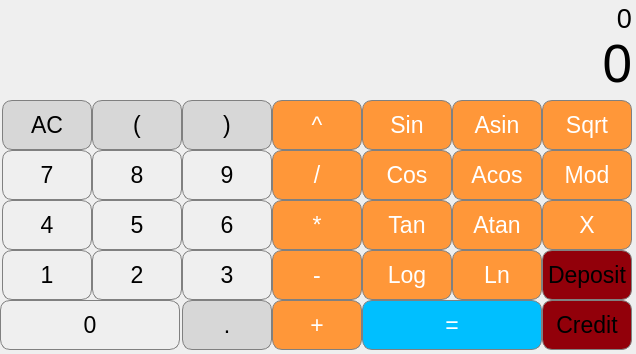
<?xml version="1.0" encoding="UTF-8"?>
<ui version="4.0">
 <class>MainWindow</class>
 <widget class="QMainWindow" name="MainWindow">
  <property name="geometry">
   <rect>
    <x>0</x>
    <y>0</y>
    <width>636</width>
    <height>354</height>
   </rect>
  </property>
  <property name="windowTitle">
   <string>MainWindow</string>
  </property>
  <widget class="QWidget" name="centralwidget">
   <widget class="QLabel" name="result_show">
    <property name="geometry">
     <rect>
      <x>2</x>
      <y>33</y>
      <width>630</width>
      <height>61</height>
     </rect>
    </property>
    <property name="font">
     <font>
      <pointsize>40</pointsize>
      <bold>false</bold>
     </font>
    </property>
    <property name="styleSheet">
     <string notr="true">QLabel {
  qproperty-alignment: 'AlignVCenter | AlignRight';
  background-color: rgb(255, 255, 255);
  border: 1px solid gray;
  color: black
}

background-color : white;</string>
    </property>
    <property name="text">
     <string>0</string>
    </property>
    <property name="alignment">
     <set>Qt::AlignRight|Qt::AlignTrailing|Qt::AlignVCenter</set>
    </property>
   </widget>
   <widget class="QPushButton" name="pushButton_left_bracket">
    <property name="geometry">
     <rect>
      <x>92</x>
      <y>100</y>
      <width>90</width>
      <height>50</height>
     </rect>
    </property>
    <property name="font">
     <font>
      <pointsize>17</pointsize>
      <stylestrategy>PreferDefault</stylestrategy>
     </font>
    </property>
    <property name="focusPolicy">
     <enum>Qt::StrongFocus</enum>
    </property>
    <property name="layoutDirection">
     <enum>Qt::LeftToRight</enum>
    </property>
    <property name="styleSheet">
     <string notr="true">QPushButton {
  background-color: rgb(215, 215, 215);
  color: black;
  border: 1px solid gray;
  border-radius: 10px;
}
QPushButton:pressed {
    background-color: qlineargradient(x1: 0, y1: 0, x2: 0, y2: 1,
                                      stop: 0 #BEBEBE, stop: 1 #D7D7D7);
}</string>
    </property>
    <property name="text">
     <string>(</string>
    </property>
    <property name="checkable">
     <bool>false</bool>
    </property>
    <property name="checked">
     <bool>false</bool>
    </property>
    <property name="autoRepeat">
     <bool>false</bool>
    </property>
    <property name="autoExclusive">
     <bool>false</bool>
    </property>
    <property name="autoDefault">
     <bool>false</bool>
    </property>
    <property name="default">
     <bool>false</bool>
    </property>
   </widget>
   <widget class="QPushButton" name="pushButton_1">
    <property name="geometry">
     <rect>
      <x>2</x>
      <y>250</y>
      <width>90</width>
      <height>50</height>
     </rect>
    </property>
    <property name="font">
     <font>
      <pointsize>17</pointsize>
      <stylestrategy>PreferDefault</stylestrategy>
     </font>
    </property>
    <property name="styleSheet">
     <string notr="true">QPushButton {
   border: 1px solid gray;
   border-radius: 10px;
}
QPushButton:pressed {
    background-color: qlineargradient(x1: 0, y1: 0, x2: 0, y2: 1,
                                      stop: 0 #dadbde, stop: 1 #f6f7fa);
}</string>
    </property>
    <property name="text">
     <string>1</string>
    </property>
   </widget>
   <widget class="QPushButton" name="pushButton_4">
    <property name="geometry">
     <rect>
      <x>2</x>
      <y>200</y>
      <width>90</width>
      <height>50</height>
     </rect>
    </property>
    <property name="font">
     <font>
      <pointsize>17</pointsize>
      <stylestrategy>PreferDefault</stylestrategy>
     </font>
    </property>
    <property name="styleSheet">
     <string notr="true">QPushButton {
   border: 1px solid gray;
   border-radius: 10px;
}
QPushButton:pressed {
    background-color: qlineargradient(x1: 0, y1: 0, x2: 0, y2: 1,
                                      stop: 0 #dadbde, stop: 1 #f6f7fa);
}</string>
    </property>
    <property name="text">
     <string>4</string>
    </property>
   </widget>
   <widget class="QPushButton" name="pushButton_7">
    <property name="geometry">
     <rect>
      <x>2</x>
      <y>150</y>
      <width>90</width>
      <height>50</height>
     </rect>
    </property>
    <property name="font">
     <font>
      <pointsize>17</pointsize>
      <stylestrategy>PreferDefault</stylestrategy>
     </font>
    </property>
    <property name="styleSheet">
     <string notr="true">QPushButton {
   border: 1px solid gray;
   border-radius: 10px;
}
QPushButton:pressed {
    background-color: qlineargradient(x1: 0, y1: 0, x2: 0, y2: 1,
                                      stop: 0 #dadbde, stop: 1 #f6f7fa);
}</string>
    </property>
    <property name="text">
     <string>7</string>
    </property>
   </widget>
   <widget class="QPushButton" name="pushButton_8">
    <property name="geometry">
     <rect>
      <x>92</x>
      <y>150</y>
      <width>90</width>
      <height>50</height>
     </rect>
    </property>
    <property name="font">
     <font>
      <pointsize>17</pointsize>
      <stylestrategy>PreferDefault</stylestrategy>
     </font>
    </property>
    <property name="styleSheet">
     <string notr="true">QPushButton {
   border: 1px solid gray;
   border-radius: 10px;
}
QPushButton:pressed {
    background-color: qlineargradient(x1: 0, y1: 0, x2: 0, y2: 1,
                                      stop: 0 #dadbde, stop: 1 #f6f7fa);
}</string>
    </property>
    <property name="text">
     <string>8</string>
    </property>
   </widget>
   <widget class="QPushButton" name="pushButton_right_bracket">
    <property name="geometry">
     <rect>
      <x>182</x>
      <y>100</y>
      <width>90</width>
      <height>50</height>
     </rect>
    </property>
    <property name="font">
     <font>
      <pointsize>17</pointsize>
      <stylestrategy>PreferDefault</stylestrategy>
     </font>
    </property>
    <property name="styleSheet">
     <string notr="true">QPushButton {
  background-color: rgb(215, 215, 215);
  color: black;
  border: 1px solid gray;
  border-radius: 10px;
}
QPushButton:pressed {
    background-color: qlineargradient(x1: 0, y1: 0, x2: 0, y2: 1,
                                      stop: 0 #BEBEBE, stop: 1 #D7D7D7);
}</string>
    </property>
    <property name="text">
     <string>)</string>
    </property>
   </widget>
   <widget class="QPushButton" name="pushButton_0">
    <property name="geometry">
     <rect>
      <x>0</x>
      <y>300</y>
      <width>180</width>
      <height>50</height>
     </rect>
    </property>
    <property name="font">
     <font>
      <pointsize>17</pointsize>
      <stylestrategy>PreferDefault</stylestrategy>
     </font>
    </property>
    <property name="styleSheet">
     <string notr="true">QPushButton {
   border: 1px solid gray;
   border-radius: 10px;
}
QPushButton:pressed {
    background-color: qlineargradient(x1: 0, y1: 0, x2: 0, y2: 1,
                                      stop: 0 #dadbde, stop: 1 #f6f7fa);
}</string>
    </property>
    <property name="text">
     <string>0</string>
    </property>
   </widget>
   <widget class="QPushButton" name="pushButton_5">
    <property name="geometry">
     <rect>
      <x>92</x>
      <y>200</y>
      <width>90</width>
      <height>50</height>
     </rect>
    </property>
    <property name="font">
     <font>
      <pointsize>17</pointsize>
      <stylestrategy>PreferDefault</stylestrategy>
     </font>
    </property>
    <property name="styleSheet">
     <string notr="true">QPushButton {
   border: 1px solid gray;
   border-radius: 10px;
}
QPushButton:pressed {
    background-color: qlineargradient(x1: 0, y1: 0, x2: 0, y2: 1,
                                      stop: 0 #dadbde, stop: 1 #f6f7fa);
}</string>
    </property>
    <property name="text">
     <string>5</string>
    </property>
   </widget>
   <widget class="QPushButton" name="pushButton_2">
    <property name="geometry">
     <rect>
      <x>92</x>
      <y>250</y>
      <width>90</width>
      <height>50</height>
     </rect>
    </property>
    <property name="font">
     <font>
      <pointsize>17</pointsize>
      <stylestrategy>PreferDefault</stylestrategy>
     </font>
    </property>
    <property name="styleSheet">
     <string notr="true">QPushButton {
   border: 1px solid gray;
   border-radius: 10px;
}
QPushButton:pressed {
    background-color: qlineargradient(x1: 0, y1: 0, x2: 0, y2: 1,
                                      stop: 0 #dadbde, stop: 1 #f6f7fa);
}</string>
    </property>
    <property name="text">
     <string>2</string>
    </property>
   </widget>
   <widget class="QPushButton" name="pushButton_9">
    <property name="geometry">
     <rect>
      <x>182</x>
      <y>150</y>
      <width>90</width>
      <height>50</height>
     </rect>
    </property>
    <property name="font">
     <font>
      <pointsize>17</pointsize>
      <stylestrategy>PreferDefault</stylestrategy>
     </font>
    </property>
    <property name="styleSheet">
     <string notr="true">QPushButton {
   border: 1px solid gray;
   border-radius: 10px;
}
QPushButton:pressed {
    background-color: qlineargradient(x1: 0, y1: 0, x2: 0, y2: 1,
                                      stop: 0 #dadbde, stop: 1 #f6f7fa);
}</string>
    </property>
    <property name="text">
     <string>9</string>
    </property>
   </widget>
   <widget class="QPushButton" name="pushButton_degree">
    <property name="geometry">
     <rect>
      <x>272</x>
      <y>100</y>
      <width>90</width>
      <height>50</height>
     </rect>
    </property>
    <property name="font">
     <font>
      <pointsize>17</pointsize>
      <stylestrategy>PreferDefault</stylestrategy>
     </font>
    </property>
    <property name="styleSheet">
     <string notr="true">QPushButton {
  background-color: rgb(255, 151, 57);
  color: white; 
  border: 1px solid gray;
  border-radius: 10px;
}

QPushButton:pressed {
    background-color: qlineargradient(x1: 0, y1: 0, x2: 0, y2: 1,
                                      stop: 0 #FF7832, stop: 1 #FF9739);
}</string>
    </property>
    <property name="text">
     <string>^</string>
    </property>
   </widget>
   <widget class="QPushButton" name="pushButton_point">
    <property name="geometry">
     <rect>
      <x>182</x>
      <y>300</y>
      <width>90</width>
      <height>50</height>
     </rect>
    </property>
    <property name="font">
     <font>
      <pointsize>17</pointsize>
      <stylestrategy>PreferDefault</stylestrategy>
     </font>
    </property>
    <property name="styleSheet">
     <string notr="true">QPushButton {
  background-color: rgb(215, 215, 215);
  color: black;
  border: 1px solid gray;
  border-radius: 10px;
}
QPushButton:pressed {
    background-color: qlineargradient(x1: 0, y1: 0, x2: 0, y2: 1,
                                      stop: 0 #BEBEBE, stop: 1 #D7D7D7);
}</string>
    </property>
    <property name="text">
     <string>.</string>
    </property>
   </widget>
   <widget class="QPushButton" name="pushButton_6">
    <property name="geometry">
     <rect>
      <x>182</x>
      <y>200</y>
      <width>90</width>
      <height>50</height>
     </rect>
    </property>
    <property name="font">
     <font>
      <pointsize>17</pointsize>
      <stylestrategy>PreferDefault</stylestrategy>
     </font>
    </property>
    <property name="styleSheet">
     <string notr="true">QPushButton {
   border: 1px solid gray;
   border-radius: 10px;
}
QPushButton:pressed {
    background-color: qlineargradient(x1: 0, y1: 0, x2: 0, y2: 1,
                                      stop: 0 #dadbde, stop: 1 #f6f7fa);
}</string>
    </property>
    <property name="text">
     <string>6</string>
    </property>
   </widget>
   <widget class="QPushButton" name="pushButton_3">
    <property name="geometry">
     <rect>
      <x>182</x>
      <y>250</y>
      <width>90</width>
      <height>50</height>
     </rect>
    </property>
    <property name="font">
     <font>
      <pointsize>17</pointsize>
      <stylestrategy>PreferDefault</stylestrategy>
     </font>
    </property>
    <property name="styleSheet">
     <string notr="true">QPushButton {
   border: 1px solid gray;
   border-radius: 10px;
}
QPushButton:pressed {
    background-color: qlineargradient(x1: 0, y1: 0, x2: 0, y2: 1,
                                      stop: 0 #dadbde, stop: 1 #f6f7fa);
}</string>
    </property>
    <property name="text">
     <string>3</string>
    </property>
   </widget>
   <widget class="QPushButton" name="pushButton_div">
    <property name="geometry">
     <rect>
      <x>272</x>
      <y>150</y>
      <width>90</width>
      <height>50</height>
     </rect>
    </property>
    <property name="font">
     <font>
      <pointsize>17</pointsize>
      <stylestrategy>PreferDefault</stylestrategy>
     </font>
    </property>
    <property name="styleSheet">
     <string notr="true">QPushButton {
  background-color: rgb(255, 151, 57);
  color: white; 
  border: 1px solid gray;
  border-radius: 10px;
}

QPushButton:pressed {
    background-color: qlineargradient(x1: 0, y1: 0, x2: 0, y2: 1,
                                      stop: 0 #FF7832, stop: 1 #FF9739);
}</string>
    </property>
    <property name="text">
     <string>/</string>
    </property>
   </widget>
   <widget class="QPushButton" name="pushButton_mod">
    <property name="geometry">
     <rect>
      <x>542</x>
      <y>150</y>
      <width>90</width>
      <height>50</height>
     </rect>
    </property>
    <property name="font">
     <font>
      <pointsize>17</pointsize>
      <stylestrategy>PreferDefault</stylestrategy>
     </font>
    </property>
    <property name="styleSheet">
     <string notr="true">QPushButton {
  background-color: rgb(255, 151, 57);
  color: white; 
  border: 1px solid gray;
  border-radius: 10px;
}

QPushButton:pressed {
    background-color: qlineargradient(x1: 0, y1: 0, x2: 0, y2: 1,
                                      stop: 0 #FF7832, stop: 1 #FF9739);
}</string>
    </property>
    <property name="text">
     <string>Mod</string>
    </property>
   </widget>
   <widget class="QPushButton" name="pushButton_sum">
    <property name="geometry">
     <rect>
      <x>272</x>
      <y>300</y>
      <width>90</width>
      <height>50</height>
     </rect>
    </property>
    <property name="font">
     <font>
      <pointsize>17</pointsize>
      <stylestrategy>PreferDefault</stylestrategy>
     </font>
    </property>
    <property name="styleSheet">
     <string notr="true">QPushButton {
  background-color: rgb(255, 151, 57);
  color: white; 
  border: 1px solid gray;
  border-radius: 10px;
}

QPushButton:pressed {
    background-color: qlineargradient(x1: 0, y1: 0, x2: 0, y2: 1,
                                      stop: 0 #FF7832, stop: 1 #FF9739);
}</string>
    </property>
    <property name="text">
     <string>+</string>
    </property>
   </widget>
   <widget class="QPushButton" name="pushButton_mul">
    <property name="geometry">
     <rect>
      <x>272</x>
      <y>200</y>
      <width>90</width>
      <height>50</height>
     </rect>
    </property>
    <property name="font">
     <font>
      <pointsize>17</pointsize>
      <stylestrategy>PreferDefault</stylestrategy>
     </font>
    </property>
    <property name="styleSheet">
     <string notr="true">QPushButton {
  background-color: rgb(255, 151, 57);
  color: white; 
  border: 1px solid gray;
  border-radius: 10px;
}

QPushButton:pressed {
    background-color: qlineargradient(x1: 0, y1: 0, x2: 0, y2: 1,
                                      stop: 0 #FF7832, stop: 1 #FF9739);
}</string>
    </property>
    <property name="text">
     <string>*</string>
    </property>
   </widget>
   <widget class="QPushButton" name="pushButton_sub">
    <property name="geometry">
     <rect>
      <x>272</x>
      <y>250</y>
      <width>90</width>
      <height>50</height>
     </rect>
    </property>
    <property name="font">
     <font>
      <pointsize>17</pointsize>
      <stylestrategy>PreferDefault</stylestrategy>
     </font>
    </property>
    <property name="styleSheet">
     <string notr="true">QPushButton {
  background-color: rgb(255, 151, 57);
  color: white; 
  border: 1px solid gray;
  border-radius: 10px;
}

QPushButton:pressed {
    background-color: qlineargradient(x1: 0, y1: 0, x2: 0, y2: 1,
                                      stop: 0 #FF7832, stop: 1 #FF9739);
}</string>
    </property>
    <property name="text">
     <string>-</string>
    </property>
   </widget>
   <widget class="QPushButton" name="pushButton_cos">
    <property name="geometry">
     <rect>
      <x>362</x>
      <y>150</y>
      <width>90</width>
      <height>50</height>
     </rect>
    </property>
    <property name="font">
     <font>
      <pointsize>17</pointsize>
      <stylestrategy>PreferDefault</stylestrategy>
     </font>
    </property>
    <property name="styleSheet">
     <string notr="true">QPushButton {
  background-color: rgb(255, 151, 57);
  color: white; 
  border: 1px solid gray;
  border-radius: 10px;
}

QPushButton:pressed {
    background-color: qlineargradient(x1: 0, y1: 0, x2: 0, y2: 1,
                                      stop: 0 #FF7832, stop: 1 #FF9739);
}</string>
    </property>
    <property name="text">
     <string>Cos</string>
    </property>
   </widget>
   <widget class="QPushButton" name="pushButton_sin">
    <property name="geometry">
     <rect>
      <x>362</x>
      <y>100</y>
      <width>90</width>
      <height>50</height>
     </rect>
    </property>
    <property name="font">
     <font>
      <pointsize>17</pointsize>
      <stylestrategy>PreferDefault</stylestrategy>
     </font>
    </property>
    <property name="styleSheet">
     <string notr="true">QPushButton {
  background-color: rgb(255, 151, 57);
  color: white; 
  border: 1px solid gray;
  border-radius: 10px;
}

QPushButton:pressed {
    background-color: qlineargradient(x1: 0, y1: 0, x2: 0, y2: 1,
                                      stop: 0 #FF7832, stop: 1 #FF9739);
}</string>
    </property>
    <property name="text">
     <string>Sin</string>
    </property>
   </widget>
   <widget class="QPushButton" name="pushButton_equal">
    <property name="geometry">
     <rect>
      <x>362</x>
      <y>300</y>
      <width>180</width>
      <height>50</height>
     </rect>
    </property>
    <property name="font">
     <font>
      <pointsize>17</pointsize>
      <stylestrategy>PreferDefault</stylestrategy>
     </font>
    </property>
    <property name="styleSheet">
     <string notr="true">QPushButton {
  background-color: rgb(0, 191, 255);
  color: white; 
  border: 1px solid gray;
  border-radius: 10px;
}

QPushButton:pressed {
    background-color: qlineargradient(x1: 0, y1: 0, x2: 0, y2: 1,
                                      stop: 0 #FF7832, stop: 1 #FF9739);
}</string>
    </property>
    <property name="text">
     <string>=</string>
    </property>
    <property name="autoDefault">
     <bool>false</bool>
    </property>
    <property name="default">
     <bool>false</bool>
    </property>
    <property name="flat">
     <bool>false</bool>
    </property>
   </widget>
   <widget class="QPushButton" name="pushButton_tan">
    <property name="geometry">
     <rect>
      <x>362</x>
      <y>200</y>
      <width>90</width>
      <height>50</height>
     </rect>
    </property>
    <property name="font">
     <font>
      <pointsize>17</pointsize>
      <stylestrategy>PreferDefault</stylestrategy>
     </font>
    </property>
    <property name="styleSheet">
     <string notr="true">QPushButton {
  background-color: rgb(255, 151, 57);
  color: white; 
  border: 1px solid gray;
  border-radius: 10px;
}

QPushButton:pressed {
    background-color: qlineargradient(x1: 0, y1: 0, x2: 0, y2: 1,
                                      stop: 0 #FF7832, stop: 1 #FF9739);
}</string>
    </property>
    <property name="text">
     <string>Tan</string>
    </property>
   </widget>
   <widget class="QPushButton" name="pushButton_log">
    <property name="geometry">
     <rect>
      <x>362</x>
      <y>250</y>
      <width>90</width>
      <height>50</height>
     </rect>
    </property>
    <property name="font">
     <font>
      <pointsize>17</pointsize>
      <stylestrategy>PreferDefault</stylestrategy>
     </font>
    </property>
    <property name="styleSheet">
     <string notr="true">QPushButton {
  background-color: rgb(255, 151, 57);
  color: white; 
  border: 1px solid gray;
  border-radius: 10px;
}

QPushButton:pressed {
    background-color: qlineargradient(x1: 0, y1: 0, x2: 0, y2: 1,
                                      stop: 0 #FF7832, stop: 1 #FF9739);
}</string>
    </property>
    <property name="text">
     <string>Log</string>
    </property>
   </widget>
   <widget class="QPushButton" name="pushButton_acos">
    <property name="geometry">
     <rect>
      <x>452</x>
      <y>150</y>
      <width>90</width>
      <height>50</height>
     </rect>
    </property>
    <property name="font">
     <font>
      <pointsize>17</pointsize>
      <stylestrategy>PreferDefault</stylestrategy>
     </font>
    </property>
    <property name="styleSheet">
     <string notr="true">QPushButton {
  background-color: rgb(255, 151, 57);
  color: white; 
  border: 1px solid gray;
  border-radius: 10px;
}

QPushButton:pressed {
    background-color: qlineargradient(x1: 0, y1: 0, x2: 0, y2: 1,
                                      stop: 0 #FF7832, stop: 1 #FF9739);
}</string>
    </property>
    <property name="text">
     <string>Acos</string>
    </property>
   </widget>
   <widget class="QPushButton" name="pushButton_asin">
    <property name="geometry">
     <rect>
      <x>452</x>
      <y>100</y>
      <width>90</width>
      <height>50</height>
     </rect>
    </property>
    <property name="font">
     <font>
      <pointsize>17</pointsize>
      <stylestrategy>PreferDefault</stylestrategy>
     </font>
    </property>
    <property name="styleSheet">
     <string notr="true">QPushButton {
  background-color: rgb(255, 151, 57);
  color: white; 
  border: 1px solid gray;
  border-radius: 10px;
}

QPushButton:pressed {
    background-color: qlineargradient(x1: 0, y1: 0, x2: 0, y2: 1,
                                      stop: 0 #FF7832, stop: 1 #FF9739);
}</string>
    </property>
    <property name="text">
     <string>Asin</string>
    </property>
   </widget>
   <widget class="QPushButton" name="pushButton_atan">
    <property name="geometry">
     <rect>
      <x>452</x>
      <y>200</y>
      <width>90</width>
      <height>50</height>
     </rect>
    </property>
    <property name="font">
     <font>
      <pointsize>17</pointsize>
      <stylestrategy>PreferDefault</stylestrategy>
     </font>
    </property>
    <property name="styleSheet">
     <string notr="true">QPushButton {
  background-color: rgb(255, 151, 57);
  color: white; 
  border: 1px solid gray;
  border-radius: 10px;
}

QPushButton:pressed {
    background-color: qlineargradient(x1: 0, y1: 0, x2: 0, y2: 1,
                                      stop: 0 #FF7832, stop: 1 #FF9739);
}</string>
    </property>
    <property name="text">
     <string>Atan</string>
    </property>
   </widget>
   <widget class="QPushButton" name="pushButton_ln">
    <property name="geometry">
     <rect>
      <x>452</x>
      <y>250</y>
      <width>90</width>
      <height>50</height>
     </rect>
    </property>
    <property name="font">
     <font>
      <pointsize>17</pointsize>
      <stylestrategy>PreferDefault</stylestrategy>
     </font>
    </property>
    <property name="styleSheet">
     <string notr="true">QPushButton {
  background-color: rgb(255, 151, 57);
  color: white; 
  border: 1px solid gray;
  border-radius: 10px;
}

QPushButton:pressed {
    background-color: qlineargradient(x1: 0, y1: 0, x2: 0, y2: 1,
                                      stop: 0 #FF7832, stop: 1 #FF9739);
}</string>
    </property>
    <property name="text">
     <string>Ln</string>
    </property>
   </widget>
   <widget class="QPushButton" name="pushButton_ac">
    <property name="geometry">
     <rect>
      <x>2</x>
      <y>100</y>
      <width>90</width>
      <height>50</height>
     </rect>
    </property>
    <property name="font">
     <font>
      <pointsize>17</pointsize>
      <stylestrategy>PreferDefault</stylestrategy>
     </font>
    </property>
    <property name="styleSheet">
     <string notr="true">QPushButton {
  background-color: rgb(215, 215, 215);
  color: black;
  border: 1px solid gray;
  border-radius: 10px;
}
QPushButton:pressed {
    background-color: qlineargradient(x1: 0, y1: 0, x2: 0, y2: 1,
                                      stop: 0 #BEBEBE, stop: 1 #D7D7D7);
}</string>
    </property>
    <property name="text">
     <string>AC</string>
    </property>
   </widget>
   <widget class="QPushButton" name="pushButton_deposit">
    <property name="geometry">
     <rect>
      <x>542</x>
      <y>250</y>
      <width>90</width>
      <height>50</height>
     </rect>
    </property>
    <property name="font">
     <font>
      <pointsize>17</pointsize>
      <stylestrategy>PreferDefault</stylestrategy>
     </font>
    </property>
    <property name="styleSheet">
     <string notr="true">QPushButton {
  background-color: rgb(146, 0, 10);
  color: black; 
  border: 1px solid gray;
  border-radius: 10px;
}

QPushButton:pressed {
    background-color: qlineargradient(x1: 0, y1: 0, x2: 0, y2: 1,
                                      stop: 0 #FF7832, stop: 1 #FF9739);
}</string>
    </property>
    <property name="text">
     <string>Deposit</string>
    </property>
   </widget>
   <widget class="QPushButton" name="pushButton_x">
    <property name="geometry">
     <rect>
      <x>542</x>
      <y>200</y>
      <width>90</width>
      <height>50</height>
     </rect>
    </property>
    <property name="font">
     <font>
      <pointsize>17</pointsize>
      <stylestrategy>PreferDefault</stylestrategy>
     </font>
    </property>
    <property name="styleSheet">
     <string notr="true">QPushButton {
  background-color: rgb(255, 151, 57);
  color: white; 
  border: 1px solid gray;
  border-radius: 10px;
}

QPushButton:pressed {
    background-color: qlineargradient(x1: 0, y1: 0, x2: 0, y2: 1,
                                      stop: 0 #FF7832, stop: 1 #FF9739);
}</string>
    </property>
    <property name="text">
     <string>X</string>
    </property>
   </widget>
   <widget class="QPushButton" name="pushButton_sqrt">
    <property name="geometry">
     <rect>
      <x>542</x>
      <y>100</y>
      <width>90</width>
      <height>50</height>
     </rect>
    </property>
    <property name="font">
     <font>
      <pointsize>17</pointsize>
      <stylestrategy>PreferDefault</stylestrategy>
     </font>
    </property>
    <property name="styleSheet">
     <string notr="true">QPushButton {
  background-color: rgb(255, 151, 57);
  color: white; 
  border: 1px solid gray;
  border-radius: 10px;
}

QPushButton:pressed {
    background-color: qlineargradient(x1: 0, y1: 0, x2: 0, y2: 1,
                                      stop: 0 #FF7832, stop: 1 #FF9739);
}</string>
    </property>
    <property name="text">
     <string>Sqrt</string>
    </property>
   </widget>
   <widget class="QPushButton" name="pushButton_credit">
    <property name="geometry">
     <rect>
      <x>542</x>
      <y>300</y>
      <width>90</width>
      <height>50</height>
     </rect>
    </property>
    <property name="font">
     <font>
      <pointsize>17</pointsize>
      <stylestrategy>PreferDefault</stylestrategy>
     </font>
    </property>
    <property name="styleSheet">
     <string notr="true">QPushButton {
  background-color: rgb(146, 0, 10);
  color: black; 
  border: 1px solid gray;
  border-radius: 10px;
}

QPushButton:pressed {
    background-color: qlineargradient(x1: 0, y1: 0, x2: 0, y2: 1,
                                      stop: 0 #FF7832, stop: 1 #FF9739);
}</string>
    </property>
    <property name="text">
     <string>Credit</string>
    </property>
   </widget>
   <widget class="QLabel" name="notation_show">
    <property name="geometry">
     <rect>
      <x>2</x>
      <y>3</y>
      <width>630</width>
      <height>31</height>
     </rect>
    </property>
    <property name="font">
     <font>
      <pointsize>20</pointsize>
      <bold>false</bold>
     </font>
    </property>
    <property name="styleSheet">
     <string notr="true">QLabel {
  qproperty-alignment: 'AlignVCenter | AlignRight';
  background-color: rgb(255, 255, 255);
  border: 1px solid gray;
  color: black
}

background-color : white;</string>
    </property>
    <property name="text">
     <string>0</string>
    </property>
    <property name="alignment">
     <set>Qt::AlignRight|Qt::AlignTrailing|Qt::AlignVCenter</set>
    </property>
   </widget>
  </widget>
 </widget>
 <resources/>
 <connections/>
</ui>
